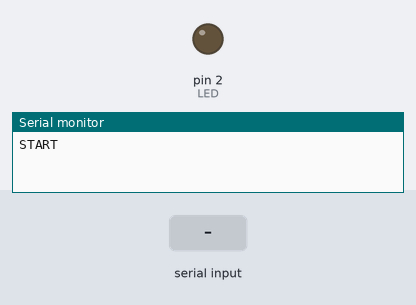
This sketch was run on a simulated Arduino Uno, built with avr-gcc and run on an emulated ATmega328P. On the bench: output pins drawn as LEDs (lit = HIGH), the last lines printed to the serial monitor. Inputs (shaded band) come from the test bench.

Above: at 1.2 s.
1.3 s: "1" received over Serial
At 2.5 s:
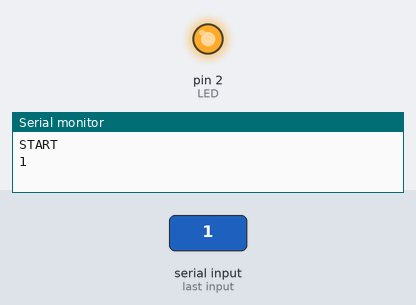
2.8 s: "0" received over Serial
At 3.8 s:
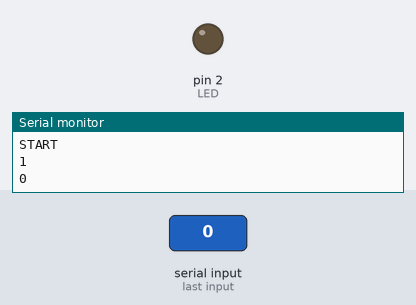
Timing chart, 0 to 5.8 s (numbered marks = the images above; inputs shaded):
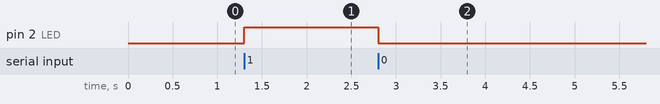

Measured:
- after the input at 1.3 s, pin 2 (LED): LOW → HIGH at once
- after the input at 2.8 s, pin 2 (LED): HIGH → LOW at once

The sketch:

lab3.2.1.ino
```cpp
/*-------------------------------------------------------------------------------

2.1 Run the following sketch to control an LED through serial communication.

char c = ' ';
byte LED = 2;

void setup() {
  pinMode(LED, OUTPUT);
  Serial.begin(9600);
  Serial.println("START");
}

void loop() {
  if (Serial.available()) {
    char c = Serial.read();
    if (c == '0') { digitalWrite(LED, LOW); }
    if (c == '1') { digitalWrite(LED, HIGH); }
    Serial.println(c);
  }
}

-------------------------------------------------------------------------------*/

char c = ' ';
byte LED = 2;

void setup() {
  pinMode(LED, OUTPUT);
  Serial.begin(9600);
  Serial.println("START");
}

void loop() {
  if (Serial.available()) {
    char c = Serial.read();
    if (c == '0') { digitalWrite(LED, LOW); }
    if (c == '1') { digitalWrite(LED, HIGH); }
    Serial.println(c);
  }
}
```
